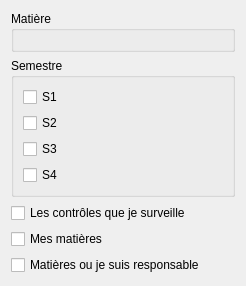
<?xml version="1.0" encoding="UTF-8"?>
<ui version="4.0">
 <class>DockFiltres</class>
 <widget class="QWidget" name="DockFiltres">
  <property name="geometry">
   <rect>
    <x>0</x>
    <y>0</y>
    <width>246</width>
    <height>278</height>
   </rect>
  </property>
  <property name="windowTitle">
   <string>Filtres</string>
  </property>
  <layout class="QVBoxLayout" name="verticalLayout_3">
   <item>
    <widget class="QGroupBox" name="matiere">
     <property name="title">
      <string>Matière</string>
     </property>
     <layout class="QVBoxLayout" name="verticalLayout"/>
    </widget>
   </item>
   <item>
    <widget class="QGroupBox" name="semestre">
     <property name="title">
      <string>Semestre</string>
     </property>
     <layout class="QVBoxLayout" name="verticalLayout_2">
      <item>
       <widget class="QCheckBox" name="s1">
        <property name="text">
         <string>S1</string>
        </property>
       </widget>
      </item>
      <item>
       <widget class="QCheckBox" name="s2">
        <property name="text">
         <string>S2</string>
        </property>
       </widget>
      </item>
      <item>
       <widget class="QCheckBox" name="s3">
        <property name="text">
         <string>S3</string>
        </property>
       </widget>
      </item>
      <item>
       <widget class="QCheckBox" name="s4">
        <property name="text">
         <string>S4</string>
        </property>
       </widget>
      </item>
     </layout>
    </widget>
   </item>
   <item>
    <widget class="QCheckBox" name="controleSurveilles">
     <property name="text">
      <string>Les contrôles que je surveille</string>
     </property>
    </widget>
   </item>
   <item>
    <widget class="QCheckBox" name="voirMesMatieres">
     <property name="text">
      <string>Mes matières</string>
     </property>
    </widget>
   </item>
   <item>
    <widget class="QCheckBox" name="voirMatiereResponsable">
     <property name="text">
      <string>Matières ou je suis responsable</string>
     </property>
    </widget>
   </item>
   <item>
    <spacer name="spacerBas">
     <property name="orientation">
      <enum>Qt::Vertical</enum>
     </property>
     <property name="sizeHint" stdset="0">
      <size>
       <width>20</width>
       <height>40</height>
      </size>
     </property>
    </spacer>
   </item>
  </layout>
 </widget>
 <tabstops>
  <tabstop>matiere</tabstop>
  <tabstop>semestre</tabstop>
  <tabstop>s1</tabstop>
  <tabstop>s2</tabstop>
  <tabstop>s3</tabstop>
  <tabstop>s4</tabstop>
  <tabstop>controleSurveilles</tabstop>
 </tabstops>
 <resources/>
 <connections>
  <connection>
   <sender>s1</sender>
   <signal>toggled(bool)</signal>
   <receiver>DockFiltres</receiver>
   <slot>semestreSelectionne(bool)</slot>
   <hints>
    <hint type="sourcelabel">
     <x>35</x>
     <y>89</y>
    </hint>
    <hint type="destinationlabel">
     <x>161</x>
     <y>86</y>
    </hint>
   </hints>
  </connection>
  <connection>
   <sender>s2</sender>
   <signal>toggled(bool)</signal>
   <receiver>DockFiltres</receiver>
   <slot>semestreSelectionne(bool)</slot>
   <hints>
    <hint type="sourcelabel">
     <x>87</x>
     <y>111</y>
    </hint>
    <hint type="destinationlabel">
     <x>83</x>
     <y>132</y>
    </hint>
   </hints>
  </connection>
  <connection>
   <sender>s3</sender>
   <signal>toggled(bool)</signal>
   <receiver>DockFiltres</receiver>
   <slot>semestreSelectionne(bool)</slot>
   <hints>
    <hint type="sourcelabel">
     <x>87</x>
     <y>137</y>
    </hint>
    <hint type="destinationlabel">
     <x>83</x>
     <y>132</y>
    </hint>
   </hints>
  </connection>
  <connection>
   <sender>s4</sender>
   <signal>toggled(bool)</signal>
   <receiver>DockFiltres</receiver>
   <slot>semestreSelectionne(bool)</slot>
   <hints>
    <hint type="sourcelabel">
     <x>87</x>
     <y>163</y>
    </hint>
    <hint type="destinationlabel">
     <x>83</x>
     <y>132</y>
    </hint>
   </hints>
  </connection>
  <connection>
   <sender>controleSurveilles</sender>
   <signal>toggled(bool)</signal>
   <receiver>DockFiltres</receiver>
   <slot>surveillanceSelectionne(bool)</slot>
   <hints>
    <hint type="sourcelabel">
     <x>83</x>
     <y>200</y>
    </hint>
    <hint type="destinationlabel">
     <x>83</x>
     <y>132</y>
    </hint>
   </hints>
  </connection>
  <connection>
   <sender>voirMesMatieres</sender>
   <signal>toggled(bool)</signal>
   <receiver>DockFiltres</receiver>
   <slot>voirMesMatieresSelectionne(bool)</slot>
   <hints>
    <hint type="sourcelabel">
     <x>91</x>
     <y>226</y>
    </hint>
    <hint type="destinationlabel">
     <x>91</x>
     <y>132</y>
    </hint>
   </hints>
  </connection>
  <connection>
   <sender>voirMatiereResponsable</sender>
   <signal>toggled(bool)</signal>
   <receiver>DockFiltres</receiver>
   <slot>voirMatieresResponsableSelectionne(bool)</slot>
   <hints>
    <hint type="sourcelabel">
     <x>147</x>
     <y>252</y>
    </hint>
    <hint type="destinationlabel">
     <x>147</x>
     <y>138</y>
    </hint>
   </hints>
  </connection>
 </connections>
 <slots>
  <slot>semestreSelectionne(bool)</slot>
  <slot>matiereSelectionne()</slot>
  <slot>surveillanceSelectionne(bool)</slot>
  <slot>voirMesMatieresSelectionne(bool)</slot>
  <slot>voirMatieresResponsableSelectionne(bool)</slot>
 </slots>
</ui>
